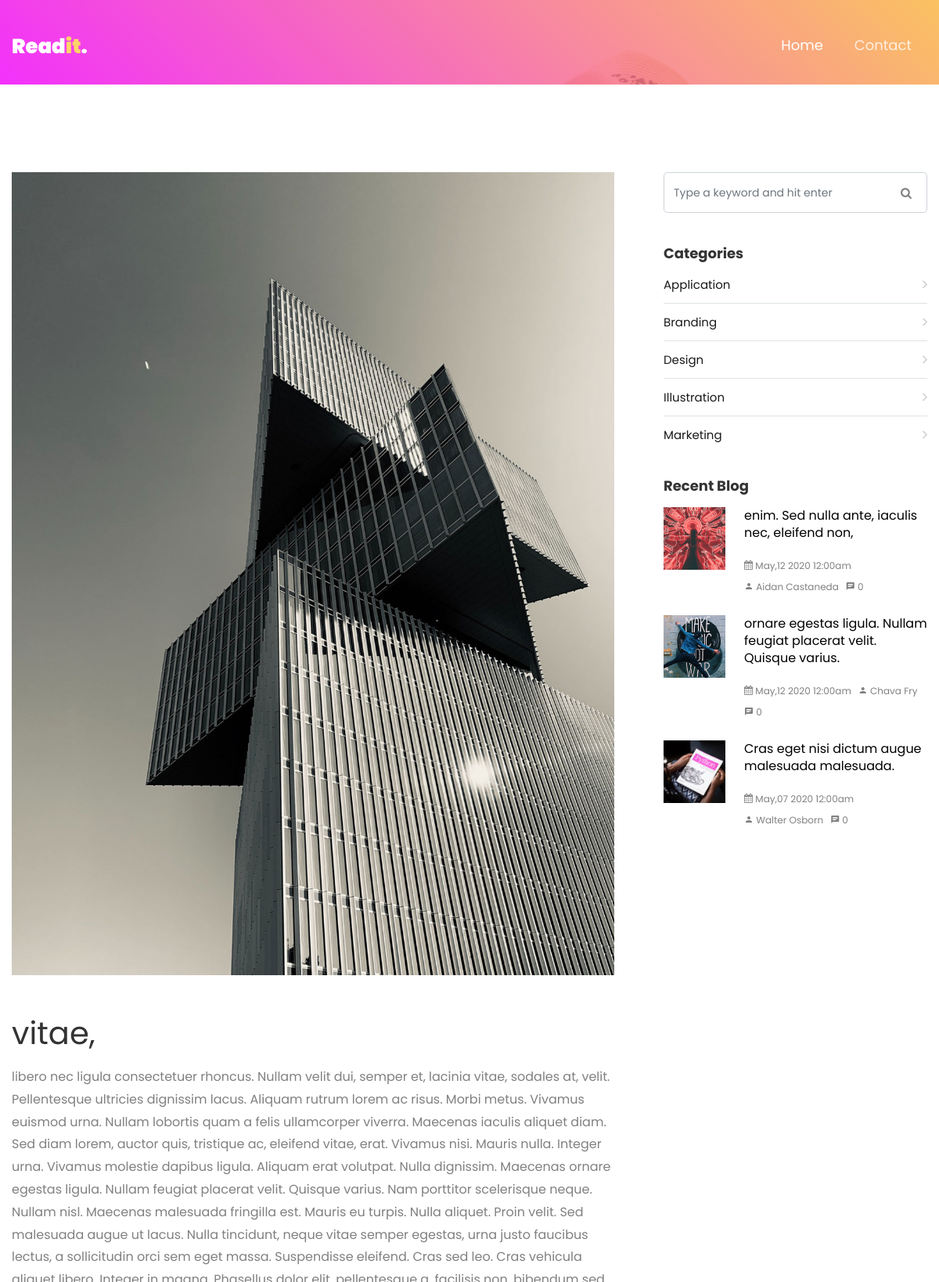
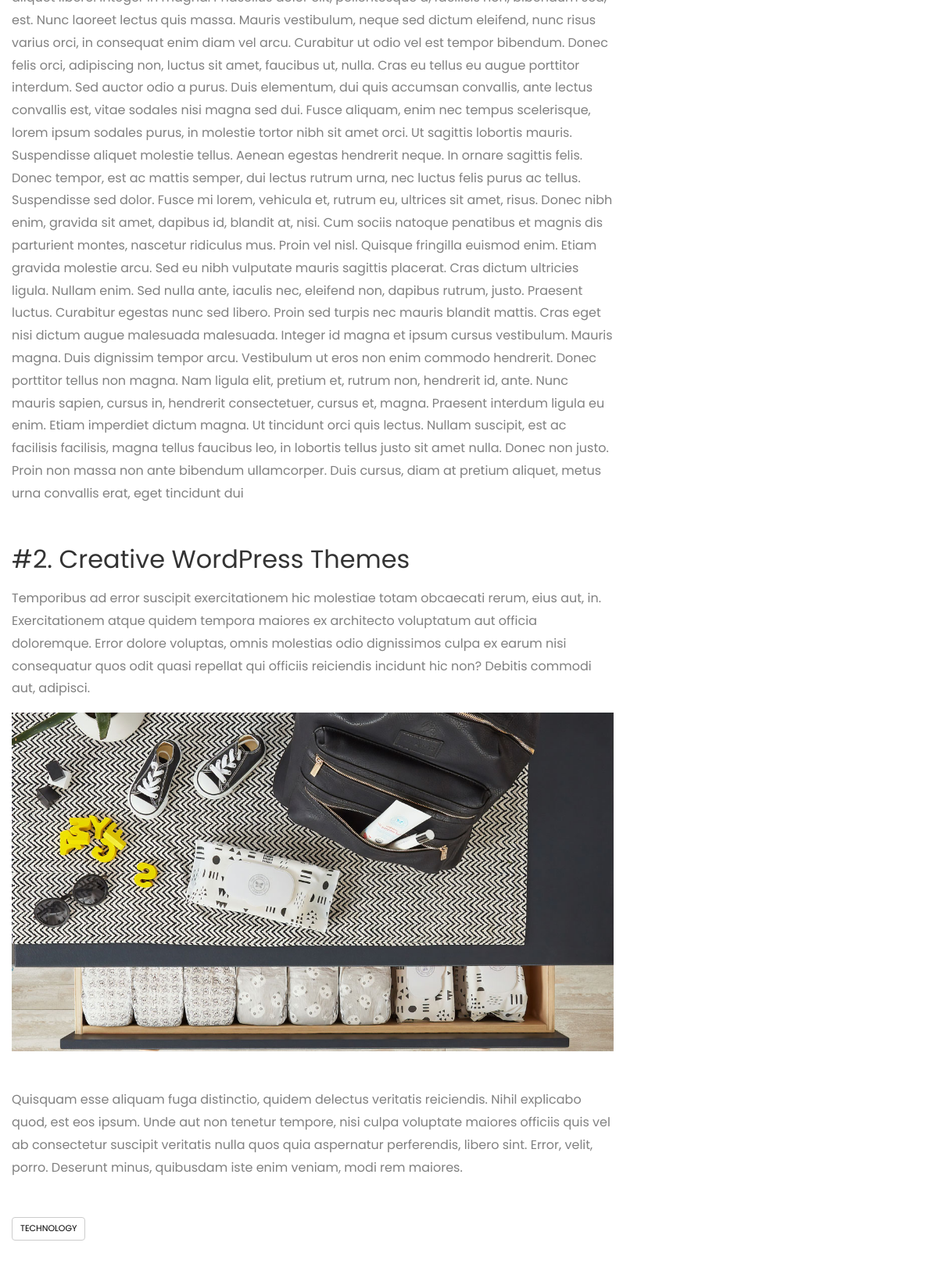
/posts/22/vitae.html (upper part), run on the app's committed database (2 pictures, top to bottom).
### tables this page shows
CREATE TABLE `posts` (
  `id` int(10) unsigned NOT NULL AUTO_INCREMENT,
  `title` varchar(255) NOT NULL,
  `created_at` datetime DEFAULT NULL,
  `resume` varchar(255) DEFAULT NULL,
  `image` varchar(45) DEFAULT NULL,
  `content` text,
  `author_id` int(10) unsigned NOT NULL,
  `category_id` int(10) unsigned NOT NULL,
  PRIMARY KEY (`id`),
  KEY `fk_posts_authors_idx` (`author_id`),
  KEY `fk_posts_categories1_idx` (`category_id`),
  CONSTRAINT `fk_posts_authors` FOREIGN KEY (`author_id`) REFERENCES `authors` (`id`) ON DELETE NO ACTION ON UPDATE NO ACTION,
  CONSTRAINT `fk_posts_categories1` FOREIGN KEY (`category_id`) REFERENCES `categories` (`id`) ON DELETE NO ACTION ON UPDATE NO ACTION
);

CREATE TABLE `tags` (
  `id` int(10) unsigned NOT NULL AUTO_INCREMENT,
  `name` varchar(45) NOT NULL,
  PRIMARY KEY (`id`)
);

CREATE TABLE `categories` (
  `id` int(10) unsigned NOT NULL AUTO_INCREMENT,
  `name` varchar(45) NOT NULL,
  PRIMARY KEY (`id`)
);

CREATE TABLE `authors` (
  `id` int(10) unsigned NOT NULL AUTO_INCREMENT,
  `lastname` varchar(45) NOT NULL,
  `firstname` varchar(45) DEFAULT NULL,
  `biography` text,
  `image` varchar(45) DEFAULT NULL,
  PRIMARY KEY (`id`)
);

### app/views/posts/show.php (called while the page is built, shortened)
<?php include '../app/views/posts/_show.php'; ?>
<?php include '../app/views/tags/postsTag.php'; ?>

### app/controllers/postsController.php (called while the page is built, shortened)
<?php
function showAction(PDO $conn, string $id)
{
    include_once '../app/models/postsModel.php';
    include_once '../app/models/tagsModel.php';
    $post = PostsModel\findOneById($conn, $id);
    $tags = TagsModel\findAllByPostId($conn, $id);
    include '../app/views/posts/show.php';
}

### app/routers/posts.php (called while the page is built, shortened)
<?php
include_once '../app/controllers/postsController.php';
switch ($_GET['posts']):
    case 'show':
        PostsController\showAction($conn,$_GET['id']);
        break;
endswitch;

### app/routers/index.php (called while the page is built)
<?php
if (isset($_GET['users'])):
     include_once '../app/routers/users.php';
elseif (isset($_GET['comments']) and $_GET['comments'] == 'add'):
     include_once '../app/controllers/commentsController.php';
     \App\Controllers\CommentsController\storeAction($conn);
elseif (isset($_GET['contact'])):
     include_once '../app/routers/contact.php';
elseif (isset($_GET['tags'])):
     include_once '../app/routers/tags.php';
elseif (isset($_GET['categories'])):
     include_once '../app/routers/categories.php';
elseif (isset($_GET['posts'])):
     include_once '../app/routers/posts.php';
else:
     include_once '../app/controllers/postsController.php';
     \App\Controllers\PostsController\indexAction($conn);
endif;

### public/index.php (called while the page is built)
<?php
require_once '../core/init.php';
require_once '../app/routers/index.php';
require_once '../app/views/templates/default.php';

### app/models/postsModel.php (called while the page is built, shortened)
<?php
function findAll(PDO $conn, int $page = 1, bool $withNextPage = false, int $limit = 10): array
{
    $page = max(1, $page);
    $limit = max(1, $limit);
    $offset = ($page - 1) * $limit;
    $queryLimit = $withNextPage ? $limit + 1 : $limit;
    $sql = "SELECT p.*, a.id AS authorId, a.firstname, a.lastname,
                   COUNT(c.id) AS commentsCount
            FROM posts p
            JOIN authors a ON p.author_id = a.id
            LEFT JOIN comments c ON c.post_id = p.id
            GROUP BY p.id, p.title, p.created_at, p.resume, p.image,
                     p.content, p.author_id, p.category_id,
                     a.id, a.firstname, a.lastname
            ORDER BY p.created_at DESC
            LIMIT {$queryLimit}
            OFFSET {$offset};";
    $rs = $conn->query($sql);
    $posts = $rs->fetchAll(PDO::FETCH_ASSOC);
    return $posts;
}
function findOneById(PDO $conn, string $id): array
{
    $sql = "SELECT *
            FROM posts
            WHERE id = :id;";
    $rs = $conn->prepare($sql);
    $rs->bindValue(':id', $id, PDO::PARAM_INT);
    $rs->execute();
    $post = $rs->fetch(PDO::FETCH_ASSOC);
    return $post;
}

### app/models/tagsModel.php (called while the page is built, shortened)
<?php
function findAllByPostId(PDO $conn, string $id): array
{
    $sql = "SELECT t.id AS tagsId, t.name AS tagsName
            FROM posts_has_tags pht
            JOIN tags t ON pht.tag_id = t.id
            WHERE post_id = :id
            ORDER BY t.name ASC;";
    $rs = $conn->prepare($sql);
    $rs->bindValue(':id', $id, PDO::PARAM_INT);
    $rs->execute();
    $tags = $rs->fetchAll(PDO::FETCH_ASSOC);
    return $tags;
}

### core/helpers.php (called while the page is built, shortened)
<?php
function slugify(string $text): string {
    $text = iconv('UTF-8', 'ASCII//TRANSLIT//IGNORE', $text);
    $text = strtolower($text);
    $text = preg_replace('/[^a-z0-9]+/', '-', $text);
    $text = trim($text, '-');
    return empty($text) ? 'n-a' : $text;
}

### app/models/categoriesModel.php (called while the page is built, shortened)
<?php
function findAll(PDO $conn): array
{
    $sql = "SELECT *
            FROM categories
            ORDER BY name ASC;";
    $rs = $conn->query($sql);
    $categories = $rs->fetchAll(PDO::FETCH_ASSOC);
    return $categories;
}

### app/views/posts/recentPost.php (the view)
<h3>Recent Blog</h3>
<?php
 include_once '../app/models/postsModel.php';
 global $conn;
 $posts = \App\Models\PostsModel\findAll($conn, 1, false, 3);
 foreach ($posts as $post):
   $created_at = strtotime($post['created_at']); ?>
  <div class="block-21 mb-4 d-flex">
    <a class="blog-img mr-4" style="background-image: url(images/<?php echo $post['image']; ?>);"></a>
    <div class="text">
      <h3 class="heading"><a href="posts/<?php echo $post['id']; ?>/<?php echo Core\Helpers\slugify($post['title']); ?>.html"><?php echo $post['title']; ?></a></h3>
      <div class="meta">
        <div><a href="posts/<?php echo $post['id']; ?>/<?php echo Core\Helpers\slugify($post['title']); ?>.html"><span class="icon-calendar"></span> <?php echo date('F,d Y  g:ia', $created_at); ?></a></div>
        <div><a href="posts/<?php echo $post['id']; ?>/<?php echo Core\Helpers\slugify($post['title']); ?>.html"><span class="icon-person"></span> <?php echo $post['firstname'] . ' ' . $post['lastname']; ?></a></div>
        <div><a href="posts/<?php echo $post['id']; ?>/<?php echo Core\Helpers\slugify($post['title']); ?>.html"><span class="icon-chat"></span> <?php echo (int) $post['commentsCount']; ?></a></div>
      </div>
    </div>
  </div>
<?php endforeach; ?>

### app/views/posts/_show.php (shortened to what this page needs)
<p class="mb-5">
  <img src="images/<?php echo $post['image'] ?>" alt="<?php echo htmlspecialchars($post['title']); ?>" class="img-fluid">
</p>
<h1 class="mb-3 h1"><?php echo htmlspecialchars($post['title']); ?></h1>
<p><?php echo htmlspecialchars($post['content']); ?></p>
<h2 class="mb-3 mt-5">#2. Creative WordPress Themes</h2>
<p>Temporibus ad error suscipit exercitationem hic molestiae totam obcaecati rerum, eius aut, in. Exercitationem atque quidem tempora maiores ex architecto voluptatum aut officia doloremque. Error dolore voluptas, omnis molestias odio dignissimos culpa ex earum nisi consequatur quos odit quasi repellat qui officiis reiciendis incidunt hic non? Debitis commodi aut, adipisci.</p>
<p class="mb-5">
  <img src="images/image_2.jpg" alt="" class="img-fluid">
</p>
<p>Quisquam esse aliquam fuga distinctio, quidem delectus veritatis reiciendis. Nihil explicabo quod, est eos ipsum. Unde aut non tenetur tempore, nisi culpa voluptate maiores officiis quis vel ab consectetur suscipit veritatis nulla quos quia aspernatur perferendis, libero sint. Error, velit, porro. Deserunt minus, quibusdam iste enim veniam, modi rem maiores.</p>

### app/views/tags/postsTag.php (shortened to what this page needs)
<div class="tag-widget post-tag-container mb-5 mt-5">
    <div class="tagcloud">
        <?php foreach ($tags as $tag): ?>
            <a href="tags/<?php echo $tag['tagsId']; ?>/<?php echo Core\Helpers\slugify($tag['tagsName']); ?>.html" class="tag-cloud-link"><?php echo htmlspecialchars($tag['tagsName']); ?></a>
        <?php endforeach; ?>
    </div>
</div>

### app/views/categories/_index.php
<h3>Categories</h3>
<?php include_once '../app/models/categoriesModel.php';
global $conn;
$categories = \App\Models\CategoriesModel\findAll($conn);
foreach ($categories as $category) : ?>
    <li><a href="categories/<?php echo $category['id']; ?>/<?php echo Core\Helpers\slugify($category['name']); ?>.html"> <?php echo htmlspecialchars($category['name']); ?> <span class="ion-ios-arrow-forward"></span></a></li>
<?php endforeach; ?>

### public/css/icomoon.css (style rules this page uses)
[class^="icon-"], [class*=" icon-"] { font-family: 'icomoon' !important; speak: none; font-style: normal; font-weight: normal; font-variant: normal; text-transform: none; line-height: 1; -webkit-font-smoothing: antialiased; -moz-osx-font-smoothing: grayscale; }
.icon-calendar:before { content: "\f073"; }
.icon-chat:before { content: "\e0b7"; }
.icon-person:before { content: "\e7fd"; }

### data on the page
posts: image (picture), title "vitae,", content "libero nec ligula consectetuer rhoncus. Nullam velit dui, semper et, lacinia vitae, sodales at, velit. Pellentesque ultricies dignissim lacus. Aliquam rutrum lorem ac risus. Morbi metus. Vivamus euismod urna. Nullam lobortis quam a felis ullamcorper viverra. Maecenas iaculis aliquet diam. Sed diam lorem, auctor quis, tristique ac, eleifend vitae, erat. Vivamus nisi. Mauris nulla. Integer urna. Vivamus molestie dapibus ligula. Aliquam erat volutpat. Nulla dignissim. Maecenas ornare egestas ligula. Nullam feugiat placerat velit. Quisque varius. Nam porttitor scelerisque neque. Nullam nisl. Maecenas malesuada fringilla est. Mauris eu turpis. Nulla aliquet. Proin velit. Sed malesuada augue ut…"
tags: name "TECHNOLOGY"
categories: name "Application"
categories: name "Branding"
categories: name "Design"
categories: name "Illustration"
categories: name "Marketing"
posts: image (picture), title "enim. Sed nulla ante, iaculis nec, eleifend non,", created_at "May,12 2020 12:00am", author.firstname "Aidan", author.lastname "Castaneda", commentsCount "0"
posts: image (picture), title "ornare egestas ligula. Nullam feugiat placerat velit. Quisque varius.", created_at "May,12 2020 12:00am", author.firstname "Chava", author.lastname "Fry", commentsCount "0"
posts: image (picture), title "Cras eget nisi dictum augue malesuada malesuada.", created_at "May,07 2020 12:00am", author.firstname "Walter", author.lastname "Osborn", commentsCount "0"
